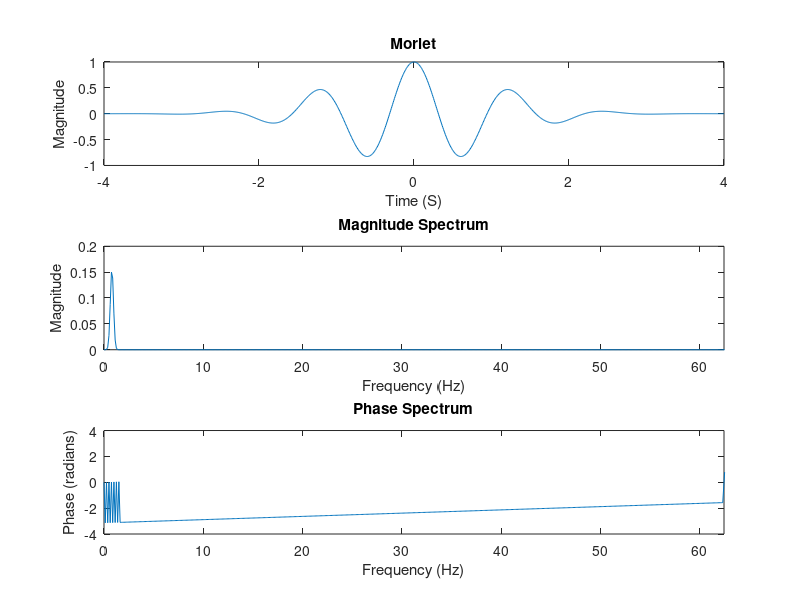

Recreate this plot in MATLAB.
pkg load signal

%[psi,xval] = morlet(-4,4,1000);
%plot(xval,psi,"linewidth",4)
%grid on

% Generate some sample data (e.g., a sine wave with some noise)
n_pts = 1000
x_min = -4
x_max = 4
t = linspace (x_min, x_max, n_pts); % Time vector from 0 to 1 second with 1000 points
y = morlet   (x_min, x_max, n_pts);

# Perform the FFT
Y = fft (y);

# Calculate the frequency vector
n = length (y);
fs = 1 / (t(2) - t(1));    % Sampling frequency
f = (0:n-1) * (fs/n);

% Plot the magnitude spectrum
figure;

subplot (3,1,1);
plot    (t,y );
xlim    ([x_min x_max]);
xlabel  ('Time (S)'   );
ylabel  ('Magnitude'  );
title   ('Morlet'     );

subplot (3,1,2);
plot    (f, abs(Y)/n);
xlim    ([0 fs/2]   );
xlabel  ('Frequency (Hz)'    );
ylabel  ('Magnitude'         );
title   ('Magnitude Spectrum');

subplot (3,1,3);
plot    (f, angle(Y));
xlim    ([0 fs/2]);
xlabel  ('Frequency (Hz)' );
ylabel  ('Phase (radians)');
title   ('Phase Spectrum' );

% Improve the plot appearance
set (gcf, 'color', 'w'); % Set figure background to white
print -djpeg 'imgs/wavelet_plot.jpg' % This will save as a JPEG image
